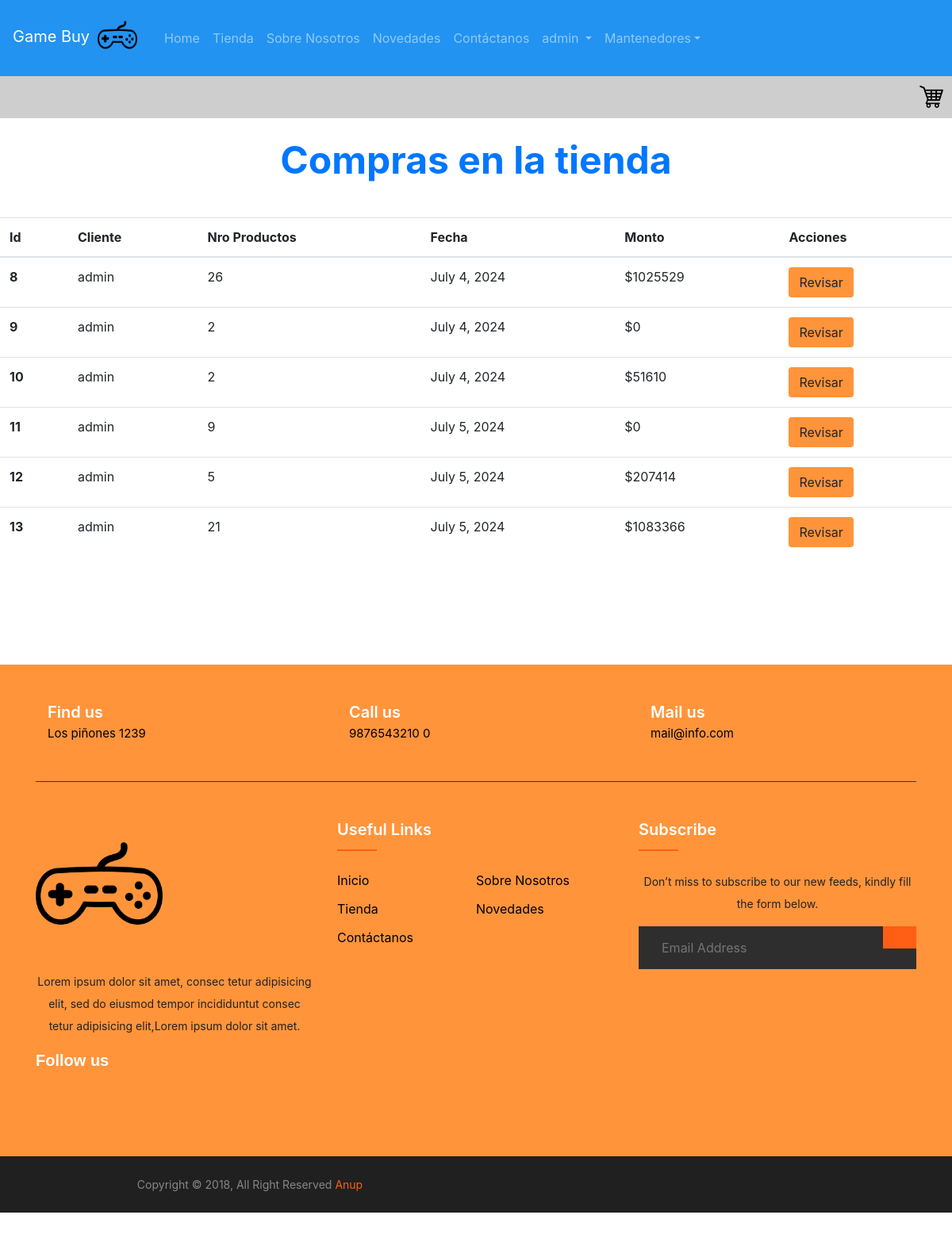
The page /tienda/crud_b (signed in) on the database its author committed.
### tienda/models.py (models this page shows)
class Pedido(models.Model):
    id= models.AutoField(db_column= 'pedido_id', primary_key= True)
    nro_productos= models.IntegerField()
    f_cliente= models.ForeignKey(Cliente, db_column='cli_FK', on_delete=models.CASCADE)
    envio= models.BooleanField(default= True)
    fecha_compra= models.DateField(null= True)
    current= models.BooleanField(default= True)
    total_precio= models.IntegerField(default= 0)

class Cliente(models.Model):
    user= models.OneToOneField(User, null= True, on_delete=models.CASCADE)
    nombre= models.CharField(max_length= 50)
    primer_apellido= models.CharField(max_length= 50)
    segundo_apellido= models.CharField(max_length= 50)
    direccion= models.CharField(max_length= 60, null= True)
    telefono= models.IntegerField(null=True)

### tienda/views.py (the view)
# urls.py: path("crud_b", views.crud_boleta, name="crud_b"),
def crud_boleta(request):
    if request.method== "POST":
        id_p= request.POST.get("id_boton")
        pedido= Pedido.objects.get(id= id_p)
        cliente= pedido.f_cliente
        context={
            "pedido": pedido,
            "cliente": cliente
        }
        return render(request, "tienda/pedido_det.html", context)
    else:
        pedidos= Pedido.objects.all()
        context={"pedidos": pedidos}
        return render(request, "tienda/crud_boleta.html", context)

### tienda/templates/tienda/crud_boleta.html (shortened to what this page needs)
{% extends 'tienda/base.html' %}
{% load static %}
{% block content %}
<h1 class="my-4">Compras en la tienda</h1>
<div class="table-contenedor">
<table class="table table-hover tabla-crud">
    <thead>
      <tr>
        <th scope="col">Id</th>
        <th scope="col">Cliente</th>
        <th scope="col">Nro Productos</th>
        <th scope="col">Fecha</th>
        <th scope="col">Monto</th>
        <th scope="col">Acciones</th>
      </tr>
    </thead>
    <tbody>
        {% for ped in pedidos %}
            <tr>
                <th scope="row">{{ped.id}}</th>
                <td>{{ped.f_cliente.user.username}}</td>
                <td>{{ped.nro_productos}}</td>
                <td>{{ped.fecha_compra}}</td>
                <td>${{ped.total_precio}}</td>
                <form method="POST">
                    <td><button type="submit" value="{{ped.id}}" name="id_boton" class="btn btn-crud">Revisar</button></td>
                </form>
            </tr>
        {% endfor %}
    </tbody>
  </table>
</div>
{% endblock %}

### tienda/templates/tienda/base.html (shortened to what this page needs)
<!DOCTYPE html>
<html lang="en">
<head>
    {% load static %}
    <link rel="stylesheet" href="https://cdn.jsdelivr.net/npm/bootstrap@4.6.2/dist/css/bootstrap.min.css">
    {% if current == 'carro' %}
    <link rel="stylesheet", href="{% static 'css/cart.css' %}">
    {% else %}
    <link rel="stylesheet" href="{% static 'css/style.css'  %}">
    {% endif%}
</head>
<body>
    <nav class="navbar navbar-expand-lg navbar-dark  navbar-clase">
      <a class="navbar-brand" href="{% url 'home' %}">Game Buy<img src="{% static 'img/logo_1.png' %}" class="logo-img"></a>
      <div class="collapse navbar-collapse" id="navbarNav">
        <ul class="navbar-nav">
            <li class="nav-item  {% if current == 'home' %} active {% endif %}">
                    <a class="nav-link" href="{% url 'home' %}">Home <span class="sr-only">(current)</span></a>
            </li>
            <li class="nav-item {% if current == 'tienda' %} active {% endif %}">
                <a class="nav-link" href="{% url 'tienda' %}">Tienda</a>
            </li>
            <li class="nav-item {% if current == 'about' %} active {% endif %}">
                <a class="nav-link" href="{% url 'about' %}">Sobre Nosotros</a>
            </li>
            <li class="nav-item {% if current == 'novedades' %} active {% endif %}">
                <a class="nav-link" href="{% url 'novedades' %}">Novedades</a>
            </li>
            <li class="nav-item {% if current == 'contacto' %} active {% endif %}">
                <a class="nav-link" href="{% url 'contactar' %}">Contáctanos</a>
            </li>
          {% if user.is_authenticated %}
            <li class="nav-item  {% if current == 'login' %} active {% endif %}dropdown">
                <a class="nav-link dropdown-toggle"  data-toggle="dropdown" aria-haspopup="true" aria-expanded="false">
                    {{user.username}} </a>
            </li>
          {% else %}
            <li>
                <a class="nav-link {% if current == 'login' %}active{% endif %}" href="{% url 'login_t' %}">Login</a>
            </li>
          {% endif %}
          {% if user.is_superuser %}
            <li class="nav-item {% if current == 'mantenedores' %} active {% endif %}dropdown">
                <a class="nav-link dropdown-toggle" data-toggle="dropdown" aria-haspopup="true" aria-expanded="false">
                    Mantenedores</a>
            </li>
          {% endif%}
        </ul>
      </div>
    </nav>
    {% if current != 'login' and current != 'carro' %}
        <div class="linea-carro">
            <a href="{% url 'cart' %}"><img src="{% static 'img/carrito.png' %}"></a>
        </div>
    {% endif %}
    {% block content %} {% endblock %}
<footer class="footer-section ">
    <div class="container">
        <div class="footer-cta pt-5 pb-5">
            <div class="row">
                <div class="col-xl-4 col-md-4 mb-30">
                    <div class="single-cta">
                        <div class="cta-text">
                            <h4>Find us</h4>
                            <span>Los piñones 1239</span>
                        </div>
                    </div>
                </div>
                <div class="col-xl-4 col-md-4 mb-30">
                    <div class="single-cta">
                        <div class="cta-text">
                            <h4>Call us</h4>
                            <span>9876543210 0</span>
                        </div>
                    </div>
                </div>
                <div class="col-xl-4 col-md-4 mb-30">
                    <div class="single-cta">
                        <div class="cta-text">
                            <h4>Mail us</h4>
                            <span>mail@info.com</span>
                        </div>
                    </div>
                </div>
            </div>
        </div>
        <div class="footer-content pt-5 pb-5">
            <div class="row">
                <div class="col-xl-4 col-lg-4 mb-50">
                    <div class="footer-widget">
                        <div class="footer-logo">
                            <a href="index.html"><img src="{% static 'img/logo_1.png' %}" class="img-fluid" alt="logo"></a>
                        </div>
                        <div class="footer-text">
                            <p>Lorem ipsum dolor sit amet, consec tetur adipisicing elit, sed do eiusmod tempor incididuntut consec tetur adipisicing
                            elit,Lorem ipsum dolor sit amet.</p>
                        </div>
                        <div class="footer-social-icon">
                            <span>Follow us</span>
                        </div>
                    </div>
                </div>
                <div class="col-xl-4 col-lg-4 col-md-6 mb-30">
                    <div class="footer-widget">
                        <div class="footer-widget-heading">
                            <h3>Useful Links</h3>
                        </div>
                        <ul>
                            <li><a href="{% url 'home' %}">Inicio</a></li>
                            <li><a href="{% url 'about' %}">Sobre Nosotros</a></li>
                            <li><a href="{% url 'tienda' %}">Tienda</a></li>
                            <li><a href="{% url 'novedades' %}">Novedades</a></li>
                            <li><a href="{% url 'contactar' %}">Contáctanos</a></li>
                        </ul>
                    </div>
                </div>
                <div class="col-xl-4 col-lg-4 col-md-6 mb-50">
                    <div class="footer-widget">
                        <div class="footer-widget-heading">
                            <h3>Subscribe</h3>
                        </div>
                        <div class="footer-text mb-25">
                            <p>Don’t miss to subscribe to our new feeds, kindly fill the form below.</p>
                        </div>
                        <div class="subscribe-form">
                            <form action="#">
                                <input type="text" placeholder="Email Address">
                                <button></button>
                            </form>
                        </div>
                    </div>
                </div>
            </div>
        </div>
    </div>
    <div class="copyright-area">
        <div class="container">
            <div class="row">
                <div class="col-xl-6 col-lg-6 text-center text-lg-left">
                    <div class="copyright-text">
                        <p>Copyright &copy; 2018, All Right Reserved <a href="https://codepen.io/anupkumar92/">Anup</a></p>
                    </div>
                </div>
                <div class="col-xl-6 col-lg-6 d-none d-lg-block text-right">
                </div>
            </div>
        </div>
    </div>
</footer>
</body>
</html>

### tienda/static/css/style.css (style rules this page uses)
h1 { font-size: 3em; font-weight: bold; text-align: center; color: rgb(0, 119, 255); }
p { text-align: center; margin: 0; }
html, body { overflow-x: hidden; padding: 0px; margin: 0px; border: 0px; height: 100vh; width: 100vw; box-sizing: border-box; }
.btn-crud { background-color: #FF943B; }
.table-contenedor { display: flex; justify-content: center; }
.tabla-crud { margin-top: 20px; width: 1200px; }
.linea-carro { display: flex; background-color: #CECECE; justify-content: end; }
.linea-carro img { width: 2.5rem; height: 2.5rem; left: 100%; margin: 0.4rem }
.navbar-clase { margin-bottom: 0px; background-color: #2293F1; }
.logo-img { padding: 4px 10px 12px 10px; height: 70px; width: 70px; }
ul { margin: 0px; padding: 0px; }
.footer-section { background: #FF943B; position: relative; margin-top: 10%; }
.footer-cta { border-bottom: 1px solid #373636; }
.cta-text { padding-left: 15px; display: inline-block; }
.cta-text h4 { color: #fff; font-size: 20px; font-weight: 600; margin-bottom: 2px; }
.cta-text span { color: black; font-size: 15px; }
.footer-content { position: relative; z-index: 2; }
.footer-logo { margin-bottom: 30px; }
.footer-logo img { max-width: 200px; width: 10rem; }
.footer-text p { margin-bottom: 14px; font-size: 14px; color:#242222; line-height: 28px; }
.footer-social-icon span { color: #fff; display: block; font-size: 20px; font-weight: 700; font-family: 'Poppins', sans-serif; margin-bottom: 20px; }
.footer-widget-heading h3 { color: #fff; font-size: 20px; font-weight: 600; margin-bottom: 40px; position: relative; }
.footer-widget-heading h3::before { content: ""; position: absolute; left: 0; bottom: -15px; height: 2px; width: 50px; background: #ff5e14; }
.footer-widget ul li { display: inline-block; float: left; width: 50%; margin-bottom: 12px; }
.footer-widget ul li a { color: black; text-transform: capitalize; }
.subscribe-form { position: relative; overflow: hidden; }
.subscribe-form input { width: 100%; padding: 14px 28px; background: #2E2E2E; border: 1px solid #2E2E2E; color: #fff; }
.subscribe-form button { position: absolute; right: 0; background: #ff5e14; padding: 13px 20px; border: 1px solid #ff5e14; top: 0; }
.copyright-area { background: #202020; padding: 25px 0; }
.copyright-text p { margin: 0; font-size: 14px; color: #878787; }
.copyright-text p a { color: #ff5e14; }

### rows shown on the page
Pedido: id "8", f_cliente.user.username "admin", nro_productos "26", fecha_compra "July 4, 2024", total_precio "1025529"
Pedido: id "9", f_cliente.user.username "admin", nro_productos "2", fecha_compra "July 4, 2024", total_precio "0"
Pedido: id "10", f_cliente.user.username "admin", nro_productos "2", fecha_compra "July 4, 2024", total_precio "51610"
Pedido: id "11", f_cliente.user.username "admin", nro_productos "9", fecha_compra "July 5, 2024", total_precio "0"
Pedido: id "12", f_cliente.user.username "admin", nro_productos "5", fecha_compra "July 5, 2024", total_precio "207414"
Pedido: id "13", f_cliente.user.username "admin", nro_productos "21", fecha_compra "July 5, 2024", total_precio "1083366"

### other values the page prints
{{ user.username }} "admin"
